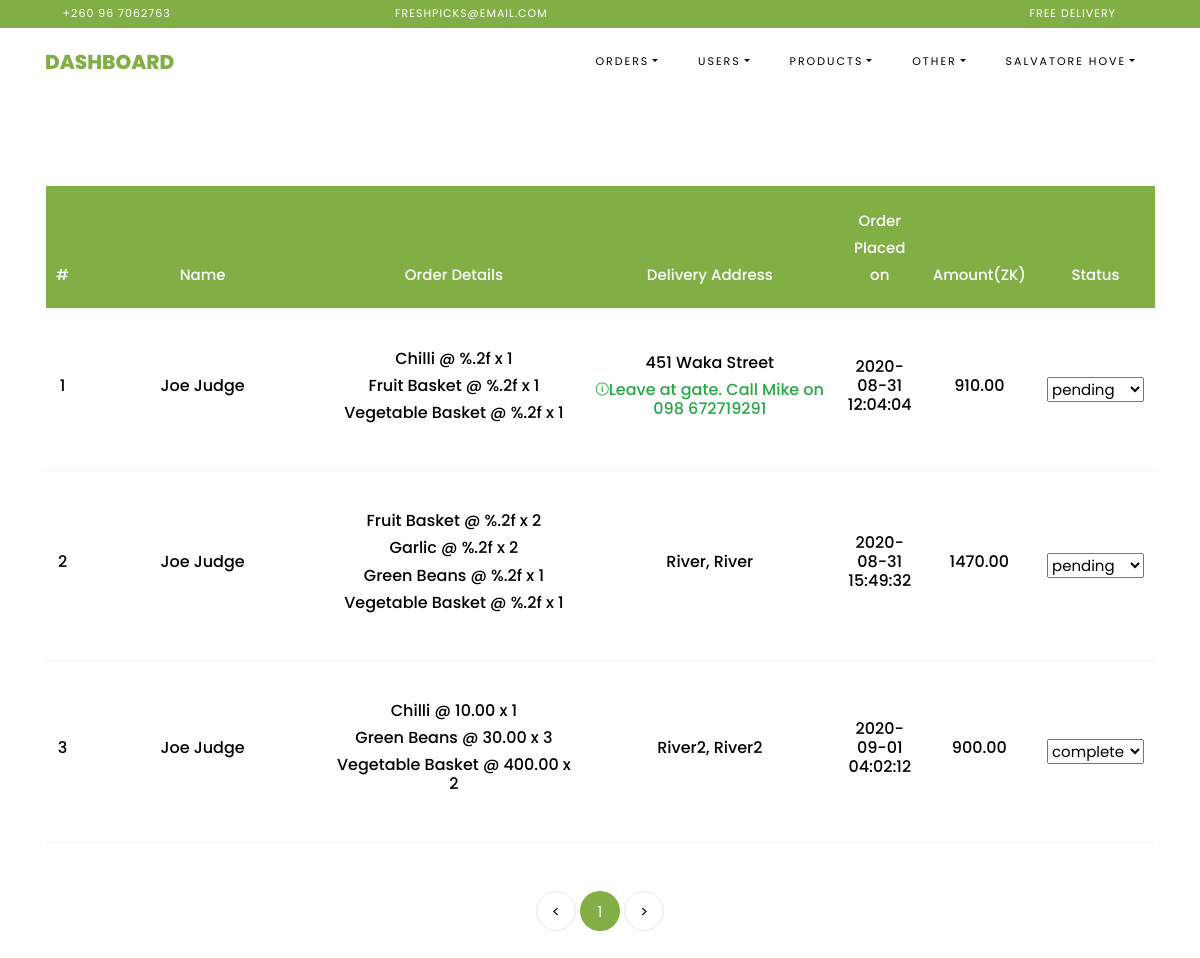
Page /admin/all_orders (signed in) on the committed database.
### freshpicks/databaseModels.py (models this page shows, shortened)
class Orders(db.Model):
    id = db.Column(db.Integer, primary_key=True, autoincrement=True, unique=True)
    customer_id = db.Column(db.Integer(), db.ForeignKey('customers.id'), nullable=False)
    order = db.Column(db.String(), nullable=False)
    total_price = db.Column(db.Float(), nullable=False)
    delivery_address = db.Column(db.String(), nullable=False)
    date_ordered = db.Column(db.TIMESTAMP(), default=datetime.datetime.now(), nullable=False)
    additional_instructions = db.Column(db.String(), nullable=True)
    status = db.Column(db.String(), nullable=False, default="pending")
    date_completed = db.Column(db.TIMESTAMP(), nullable=True)
    date_cancelled = db.Column(db.TIMESTAMP(), nullable=True)

class Customers(db.Model, UserMixin):
    id = db.Column(db.Integer, primary_key=True, autoincrement=True, unique=True)
    fullname = db.Column(db.String(), nullable=False)
    address = db.Column(db.String(), nullable=False)
    town = db.Column(db.String(), nullable=False)
    country = db.Column(db.String(), nullable=False)
    phone_number = db.Column(db.String(), nullable=False, unique=True)
    email_address = db.Column(db.String(), unique=True, nullable=True)
    gender = db.Column(db.String(), nullable=False)
    dob = db.Column(db.String(), nullable=False)
    password = db.Column(db.String(), nullable=True)
    terms_and_conditions = db.Column(db.Boolean(), nullable=False)
    date_registered = db.Column(db.TIMESTAMP(), default=datetime.datetime.now(), nullable=False)
    orders = db.relationship('Orders', backref='buyer', lazy=True)

### freshpicks/admins/routes.py (the view, shortened to what this page needs)
@admins.route('/admin/<path:view>')
def admin_view(view):
    if not g.admins:
        return redirect(url_for('.admin'))
    page = request.args.get('page', 1, type=int)
    if "orders" in view:
        orders = ""  # need this to handle the filter in the view
        order_type = "all_orders"
        if view == "pending_orders":
            orders = Orders.query.filter_by(status="pending").paginate(per_page=PER_PAGE_VIEW, page=page)
            order_type = "pending_orders"
        if view == "completed_orders":
            orders = Orders.query.filter_by(status="complete").paginate(per_page=PER_PAGE_VIEW, page=page)
            order_type = "completed_orders"
        elif view == "cancelled_orders":
            orders = Orders.query.filter_by(status="cancel").paginate(per_page=PER_PAGE_VIEW, page=page)
            order_type = "cancelled_orders"
        elif view == "all_orders":
            orders = Orders.query.paginate(per_page=PER_PAGE_VIEW, page=page)
        return render_template('admin/manage_orders.html', order_type=order_type, orders_list=orders)
    elif view == "customers":
        customer_list = Customers.query.order_by(Customers.fullname.asc()).paginate(per_page=PER_PAGE_VIEW, page=page)
        return render_template('admin/manage_customers.html', customer_list=customer_list)
    elif view == "admin_users":
        admin_list = AdminUsers.query.order_by(AdminUsers.username.asc()).paginate(per_page=PER_PAGE_VIEW, page=page)
        return render_template('admin/manage_users.html', admin_list=admin_list)
    elif view == "products":
        product_list = Products.query.order_by(Products.is_basket_item.desc(), Products.name.asc()).paginate(
            per_page=PER_PAGE_VIEW, page=page)
        return render_template('admin/manage_products.html', product_list=product_list)
    return render_template('admin/manage_products.html', product_list=[])

### freshpicks/admins/routes.py (called while the page is built)
@admins.before_request
def before_request():
    g.admins = None
    if 'admin_username' in session:
        g.admins = session['admin_username']

### freshpicks/templates/admin/manage_orders.html (shortened to what this page needs)
{% extends 'admin/admin_template.html' %}
{% block navbar %}Dashboard{% endblock %}
{% block content %}
    <section class="ftco-section ftco-cart">
        <div class="container">
            <div class="row">
                <div class="col-md-12 ftco-animate">
                    <div class="cart-list">
                        <table class="table">
                            <thead class="thead-primary">
                            <tr class="text-center">
                                <th>#</th>
                                <th>Name</th>
                                <th>Order Details</th>
                                <th>Delivery Address</th>
                                <th>Order Placed on</th>
                                <th>Amount(ZK)</th>
                                <th>Status</th>
                            </tr>
                            </thead>
                            <tbody>
                            {% if orders_list %}
                                {% for order in orders_list.items %}
                                    <tr class="text-center">
                                        <form action="/mark_complete" method="post">
                                            <td class="total">
                                                <h6>{{ order.id }}</h6>
                                            </td>
                                            <td class="product-name">
                                                <h6>{{ order.buyer.fullname }}</h6>
                                            </td>
                                            <td class="product-name">
                                                {% set _order = order.order.splitlines() %}
                                                {% for i in _order %}
                                                    <h6>{{ i }}</h6>
                                                {% endfor %}
                                            </td>
                                            <td class="product-name">
                                                <h6>{{ order.delivery_address }}</h6>
                                                {% if order.additional_instructions %}
                                                    <h6 class="ion-ios-information-circle-outline text-success">{{ order.additional_instructions }}</h6>
                                                {% endif %}
                                            </td>
                                            <td class="categories">
                                                <h6>{{ order.date_ordered.strftime('%Y-%m-%d %H:%M:%S') }}</h6>
                                            </td>
                                            <td class="categories">
                                                <h6>{{ "%.2f"|format(order.total_price) }}</h6>
                                            </td>
                                            <td class="categories">
                                                <select class="dropdown-toggle" name="_order_status"
                                                        data-toggle="dropdown" aria-haspopup="true"
                                                        onchange="this.form.submit()">
                                                    <option selected disabled hidden
                                                            value="current">{{ order.status }}</option>
                                                </select>
                                            </td>
                                        </form>
                                    </tr>
                                {% endfor %}
                            {% endif %}
                            </tbody>
                        </table>
                        <div class="row mt-5">
                            <div class="col text-center">
                                <div class="block-27">
                                    <ul>
                                        <li><a href="#">&lt;</a></li>
                                        {% for page_num in orders_list.iter_pages(left_edge=1, right_edge=1, left_current=1, right_current=2) %}
                                            {% if page_num %}
                                                {% if orders_list.page == page_num %}
                                                    <li class="active"
                                                        href="{{ url_for('.admin_view', view=order_type, page=page_num) }}">
                                                        <span>{{ page_num }}</span></li>
                                                {% else %}
                                                    <li>
                                                        <a href="{{ url_for('admin_view', view=order_type, page=page_num) }}">{{ page_num }}</a>
                                                    </li>
                                                {% endif %}
                                            {% else %}
                                                <li>
                                                    <a href="{{ url_for('admin_view', view=order_type,  page=right_edge) }}">...</a>
                                                </li>
                                            {% endif %}
                                        {% endfor %}
                                        <li><a href="#">&gt;</a>
                                        </li>
                                    </ul>
                                </div>
                            </div>
                        </div>
                    </div>
                </div>
            </div>
        </div>
    </section>
{% endblock %}

### rows in the picture
Orders: id "1", buyer.fullname "Joe Judge", _order "Chilli @ %.2f x 1" "Fruit Basket @ %.2f x 1" "Vegetable Basket @ %.2f x 1", delivery_address "451 Waka Street", additional_instructions "Leave at gate. Call Mike on 098 672719291", date_ordered "2020-08-31 12:04:04", total_price "910.00", _order_status "pending"
Orders: id "2", buyer.fullname "Joe Judge", _order "Fruit Basket @ %.2f x 2" "Garlic @ %.2f x 2" "Green Beans @ %.2f x 1" "Vegetable Basket @ %.2f x 1", delivery_address "River, River", date_ordered "2020-08-31 15:49:32", total_price "1470.00", _order_status "pending"
Orders: id "3", buyer.fullname "Joe Judge", _order "Chilli @ 10.00 x 1" "Green Beans @ 30.00 x 3" "Vegetable Basket @ 400.00 x 2", delivery_address "River2, River2", date_ordered "2020-09-01 04:02:12", total_price "900.00", _order_status "complete"

### other values in the picture
{{ session['name'] }} "SALVATORE HOVE"
{{ page_num }} "1"
